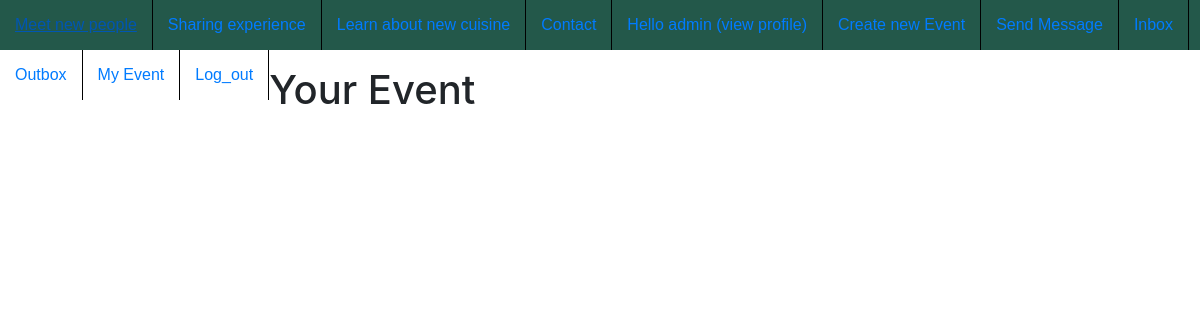
Before: /my_event_detail/ (signed in) with the older database file.
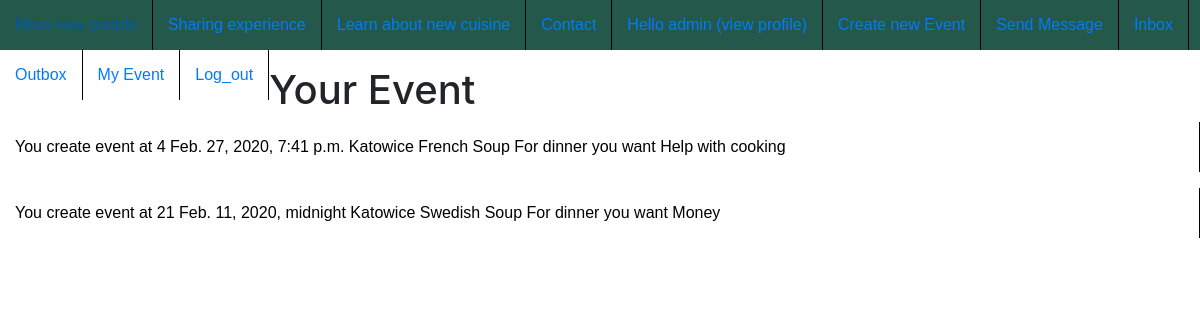
After: the same page with the newer database file.
### cooking/models.py (models this page shows, shortened)
class Event(models.Model):
    COST_CHOISES = (
        ('M', 'Money'),
        ('P', 'Product'),
        ('C', "Help with cooking"),
        ('D', "Help with wash dish"),
    )
    owner = models.ForeignKey(User, related_name="owner", on_delete=models.CASCADE)
    people = models.IntegerField()
    date = models.DateTimeField()
    place = models.CharField(max_length=128)
    cuisine = models.ForeignKey(Cuisine, on_delete=models.CASCADE)
    meal = models.CharField(max_length=256,default='')
    cost = models.CharField(max_length=1, choices=COST_CHOISES, default='M')

class Cuisine(models.Model):
    name = models.CharField(max_length=48)
    description = models.TextField(null=True)
    def __str__(self):
        return self.name

### cooking/views.py (the view)
# urls.py: path('my_event_detail/', MyEventView.as_view(), name="my_event"),
class MyEventView(View):
    def get(self, request,*args, **kwargs):
        if request.user.is_authenticated:
            event_list = Event.objects.filter(owner=request.user)
            return render(request, "show_event.html", {'event_list': event_list}, )

### cooking/templates/show_event.html (shortened to what this page needs)
{% load static %}
<link rel="stylesheet" type="text/css" href="{% static 'CSS/event.css' %}">
<link rel="stylesheet" href="https://stackpath.bootstrapcdn.com/bootstrap/4.1.3/css/bootstrap.min.css">
{% if user.is_authenticated %}
<ul>
<li><a href="/meet/">Meet new people</a></li>
<li><a href="{% url 'experience' %}">Sharing experience</a></li>
<li><a href="/cuisine/">Learn about new cuisine</a></li>
<li><a href="/contact/">Contact</a></li>
<li> <a href="/user_detail/{{ user.id }}"> Hello {{user.username}} (view profile)</a> </li>
<li> <a href="{% url 'event_create' %}"> Create new Event </a> </li>
<li> <a href="{% url 'message_create' %}"> Send Message </a> </li>
<li> <a href="{% url 'inbox' %}"> Inbox </a> </li>
<li> <a href="{% url 'outbox' %}"> Outbox </a> </li>
<li> <a href="{% url 'my_event' %}"> My Event </a> </li>
<li><a href="/logout/">Log_out</a></li>
</ul>
{% endif %}
<h1>Your Event</h1>
{% for event in event_list %}
<p><a href="/event_detail/{{ event.id }}" style="color: black">You create event at {{event.people}} {{event.date}} {{event.place}} {{event.cuisine}} {{event.meal}}
For dinner you want {{event.get_cost_display}}</a>
</p>
{% endfor %}

### cooking/static/CSS/event.css (style rules this page uses)
ul { list-style: none; margin: 0; padding-left: 0; margin-top:25px; background:#23584a; height: 50px; }
a { text-decoration: none; background:#23584a; color:#fff; padding:0px 15px; font-family: arial; line-height:50px; display: block; border-right: 1px solid black; -moz-transition: all 0.3s 0.01s ease; -o-transition: all 0.3s 0.01s ease; -webkit-transition: all 0.3s 0.01s ease; }
li { float:left; }

Changed rows visible on the page:
added Event: people "4", date "Feb. 27, 2020, 7:41 p.m.", place "Katowice", cuisine "French", meal "Soup", cost "Help with cooking"
added Event: people "21", date "Feb. 11, 2020, midnight", place "Katowice", cuisine "Swedish", meal "Soup", cost "Money"
